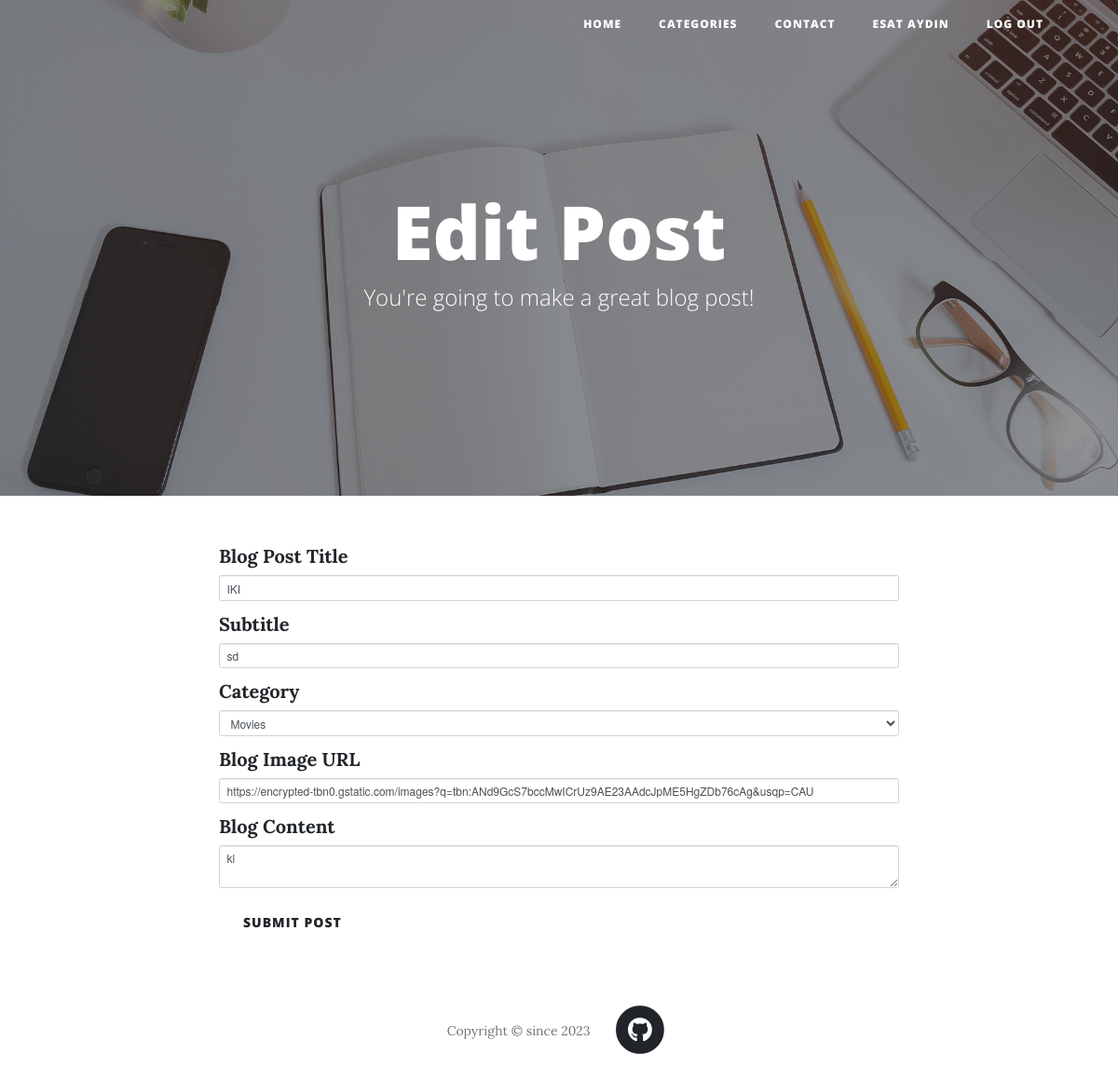
Page /edit-post/1 (signed in) on the earlier database version.
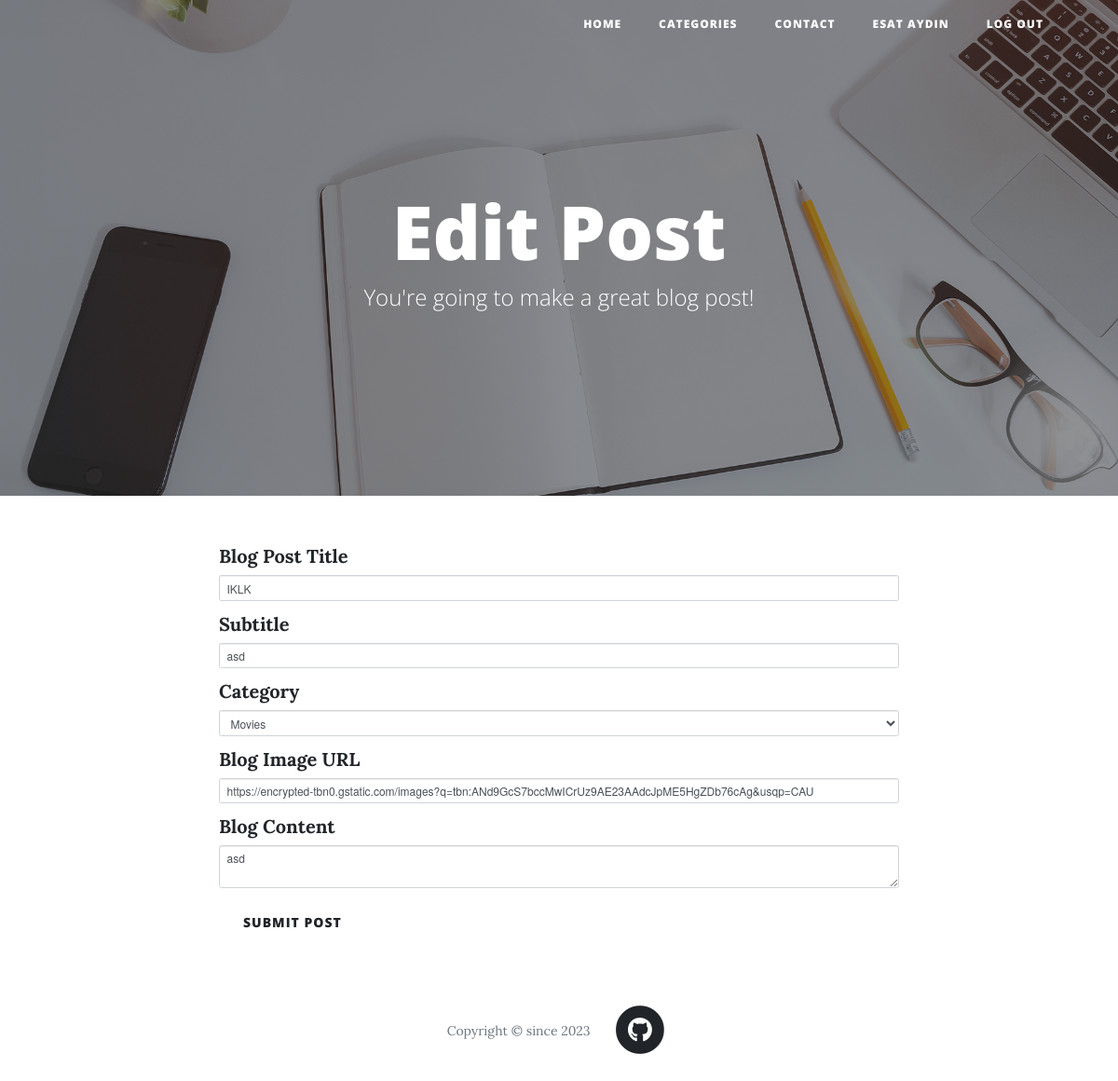
Same page on the later database version.
### database.py (models this page shows)
class BlogPost(db.Model):
    __tablename__ = "posts"
    id = db.Column(db.Integer, primary_key=True)
    author_id = db.Column(db.Integer, db.ForeignKey("users.id"))
    author = relationship("User", back_populates="posts")
    title = db.Column(db.String(250), nullable=False)
    subtitle = db.Column(db.String(250), nullable=False)
    date = db.Column(db.String(250), nullable=False)
    body = db.Column(db.Text, nullable=False)
    category = db.Column(db.Text)
    like_num = db.Column(db.Integer)
    img_url = db.Column(db.String(250), nullable=False)
    likes = db.Column(db.String(250))
    comments = relationship("Comment", back_populates="parent_post", order_by="desc(Comment.like_num)")

### server.py (the view, shortened to what this page needs)
@app.route("/edit-post/<int:post_id>", methods=["GET", "POST", "PUT"])
@owner_only
def edit_post(post_id):
    post = db.session.query(BlogPost).get(post_id)
    edit_form = CreatePostForm(
        title=post.title,
        subtitle=post.subtitle,
        category=post.category,
        img_url=post.img_url,
        author=post.author,
        body=post.body
    )
    return render_template("make-post.html", form=edit_form, is_edit=post_id)

### forms.py
class CreatePostForm(FlaskForm):
    title = StringField("Blog Post Title", validators=[DataRequired()])
    subtitle = StringField("Subtitle", validators=[DataRequired()])
    category = SelectField("Category", choices=[('Movies', 'Movies'), ('Musics', 'Musics'), ('Topics', 'Topics')])
    img_url = StringField("Blog Image URL")
    body = CKEditorField("Blog Content", validators=[DataRequired()])
    submit = SubmitField("Submit Post")

### server.py (called while the page is built)
@login_manager.user_loader
def load_user(user_id):
    return User.query.get(int(user_id))

### templates/make-post.html
{% extends 'bootstrap/base.html' %}
{% import "bootstrap/wtf.html" as wtf %}
{% block content %}
{% include "header.html" %}
  <header class="masthead" style="background-image: url('{{ url_for('static', filename='img/edit-bg.jpg')}}')">
    <div class="overlay"></div>
    <div class="container">
      <div class="row">
        <div class="col-lg-8 col-md-10 mx-auto">
          <div class="page-heading">
            <h1>{% if is_edit %}
                  Edit Post
              {% else %}
                New Post
              {% endif %}
            </h1>
            <span class="subheading">You're going to make a great blog post!</span>
          </div>
        </div>
      </div>
    </div>
  </header>
  <div class="container">
    <div class="row">
      <div class="col-lg-8 col-md-10 mx-auto">
          {{ wtf.quick_form(form, novalidate=True) }}
      </div>
    </div>
  </div>
{% include "footer.html" %}
{% endblock %}

Differences in the rows shown:
changed BlogPost "Movies": title "IKI" → "IKLK"; subtitle "sd" → "asd"; body "kl" → "asd"
